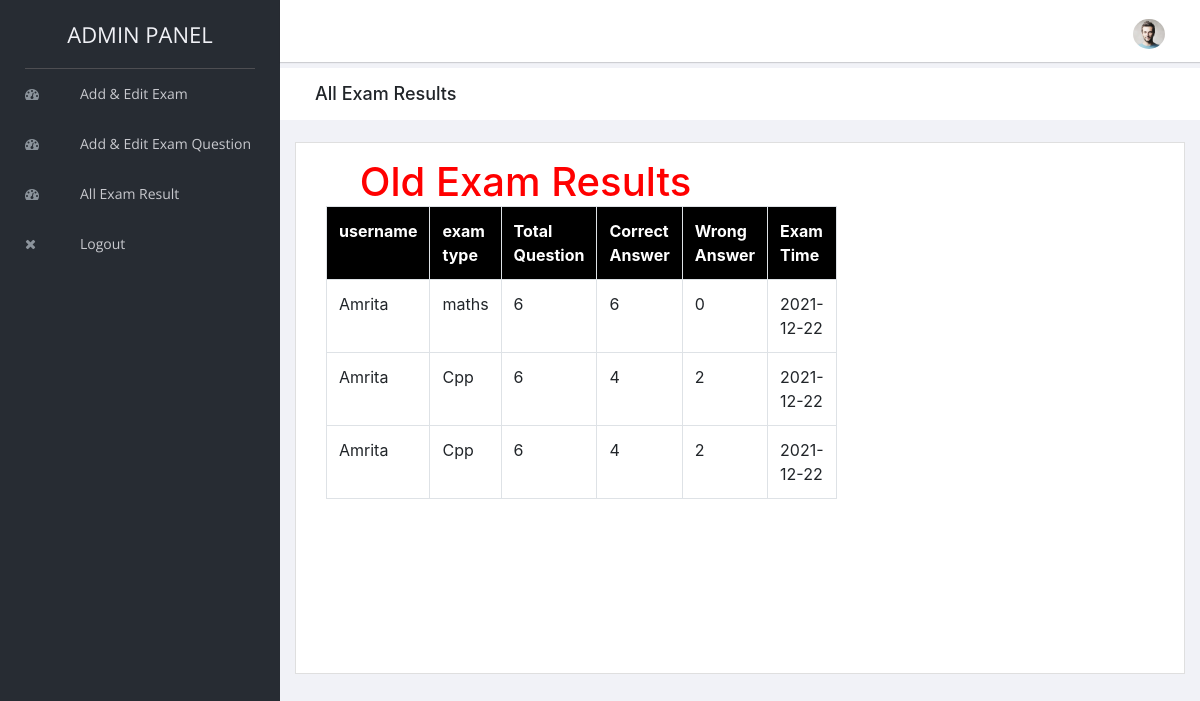
The page /admin/old-exam-result.php (signed in) on the database its author committed.
### tables this page shows
CREATE TABLE `exam_results` (
  `id` int(5) NOT NULL,
  `username` varchar(100) NOT NULL,
  `exam_type` varchar(100) NOT NULL,
  `total_question` varchar(10) NOT NULL,
  `correct_answer` varchar(10) NOT NULL,
  `wrong_answer` varchar(10) NOT NULL,
  `exam_time` varchar(10) NOT NULL
);

### admin/old-exam-result.php (the view, shortened to what this page needs)
<?php
   include "../connection.php";
  include "header.php";
    ?>
        <div class="breadcrumbs">
            <div class="col-sm-4">
                <div class="page-header float-left">
                    <div class="page-title">
                        <h1>All Exam Results</h1>
                    </div>
                </div>
            </div>
        </div>
        <div class="content mt-3">
            <div class="animated fadeIn">
                <div class="row">
                    <div class="col-lg-12">
                        <div class="card">
                            <div class="card-body">
                            <div class="col-lg-6 col-lg-push-3" style="min-height: 500px; background-color: white;">
        <center>
            <h1 style="color:red;">Old Exam Results</h1>
        </center>
        <?php
        $res = mysqli_query($conn, "SELECT * FROM exam_results  ORDER BY exam_type DESC") or die(mysqli_error($conn));
        $count = mysqli_num_rows($res);
        if ($count == 0) {
        ?>
            <center>
                <h1>No Exam Results Found</h1>
            </center>
        <?php
        }
        else{
            echo "<table class='table table-bordered'>";
            echo "<tr style='background-color: black; color:white'>";
            echo "<th>"; echo "username"; echo "</th>";
            echo "<th>"; echo "exam type"; echo "</th>";
            echo "<th>"; echo "Total Question"; echo "</th>";
            echo "<th>"; echo "Correct Answer"; echo "</th>";
            echo "<th>"; echo "Wrong Answer"; echo "</th>";
            echo "<th>"; echo "Exam Time"; echo "</th>";
            echo "</tr>";
            while($row=mysqli_fetch_array($res)){
                echo "<tr>";
                echo "<td>"; echo $row["username"]; echo "</td>";
                echo "<td>"; echo $row["exam_type"]; echo "</td>";
                echo "<td>"; echo $row["total_question"]; echo "</td>";
                echo "<td>"; echo $row["correct_answer"]; echo "</td>";
                echo "<td>"; echo $row["wrong_answer"]; echo "</td>";
                echo "<td>"; echo $row["exam_time"]; echo "</td>";
                echo "</tr>";
            }
        }
        echo "</table>";
        ?>
                            </div>
                        </div>
                    </div>
                </div>
            </div>
        </div>
        <?php
        include "footer.php";
        ?>

### admin/header.php (shortened to what this page needs)
<!doctype html>
<html class="no-js" lang="en">
<head>
    <link rel="stylesheet" href="vendors/bootstrap/dist/css/bootstrap.min.css">
    <link rel="stylesheet" href="vendors/font-awesome/css/font-awesome.min.css">
    <link rel="stylesheet" href="vendors/themify-icons/css/themify-icons.css">
    <link rel="stylesheet" href="vendors/flag-icon-css/css/flag-icon.min.css">
    <link rel="stylesheet" href="vendors/selectFX/css/cs-skin-elastic.css">
    <link rel="stylesheet" href="assets/css/style.css">
</head>
<body>
    <aside id="left-panel" class="left-panel">
        <nav class="navbar navbar-expand-sm navbar-default">
            <div class="navbar-header">
                <a class="navbar-brand" href="./">
                ADMIN PANEL
                </a>
            </div>
            <div id="main-menu" class="main-menu collapse navbar-collapse">
                <ul class="nav navbar-nav">
                    <li>
                        <a href="exam_category.php"> <i class="menu-icon fa fa-dashboard"></i>Add & Edit Exam</a>
                    </li>
                    <li>
                        <a href="add_edit_exam_question.php"> <i class="menu-icon fa fa-dashboard"></i>Add & Edit Exam Question</a>
                    </li>
                    <li>
                        <a href="old-exam-result.php"> <i class="menu-icon fa fa-dashboard"></i>All Exam Result</a>
                    </li>
                    <li>
                        <a href="logout.php"> <i class="menu-icon fa fa-close"></i>Logout</a>
                    </li>
                </ul>
            </div>
        </nav>
    </aside>
    <div id="right-panel" class="right-panel">
        <header id="header" class="header">
            <div class="header-menu">
                <div class="col-sm-7">
                </div>
                <div class="col-sm-5">
                    <div class="user-area dropdown float-right">
                        <a href="#" class="dropdown-toggle" data-toggle="dropdown" aria-haspopup="true" aria-expanded="false">
                            <img class="user-avatar rounded-circle" src="images/admin.jpg" alt="User Avatar">
                        </a>
                    </div>
                </div>
            </div>
        </header>

### admin/footer.php (shortened to what this page needs)
</div>
</body>
</html>

### rows shown on the page
exam_results: username "Amrita", exam_type "maths", total_question "6", correct_answer "6", wrong_answer "0", exam_time "2021-12-22"
exam_results: username "Amrita", exam_type "Cpp", total_question "6", correct_answer "4", wrong_answer "2", exam_time "2021-12-22"
exam_results: username "Amrita", exam_type "Cpp", total_question "6", correct_answer "4", wrong_answer "2", exam_time "2021-12-22"
